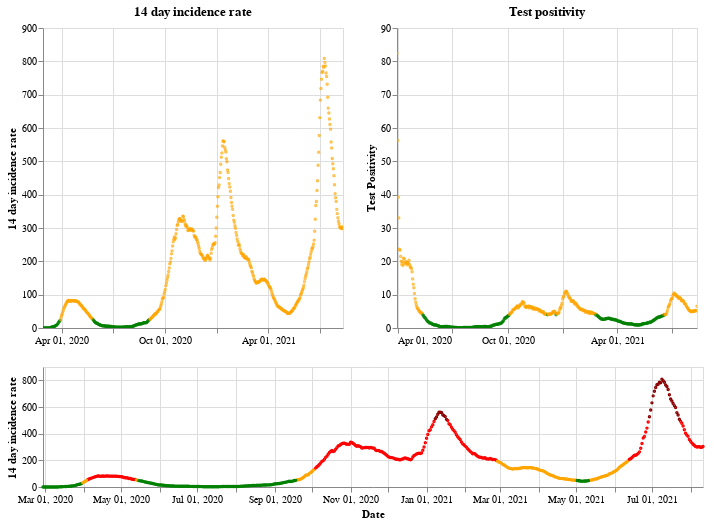

The notebook cell saved with this chart:
### Markdown cell above
## Scotland

### Code cell
plot_traffic_light('Scotland')

### Figure 1 — Vega-Lite specification as saved in the notebook (floating-point values rounded to 4 significant figures; data arrays with more than 128 entries replaced by an {"elided": "..."} marker saying what was removed)
{"config": {"view": {"continuousWidth": 400, "continuousHeight": 300}}, "vconcat": [{"hconcat": [{"mark": {"type": "point", "size": 2}, "encoding": {"color": {"condition": {"value": "green", "test": "(datum.twoWeeklyCasesRate <= 25)"}, "value": "orange"}, "tooltip": [{"type": "nominal", "field": "areaName"}, {"type": "temporal", "field": "date"}, {"type": "quantitative", "field": "twoWeeklyCasesRate"}, {"type": "quantitative", "field": "testPositivity"}], "x": {"type": "temporal", "axis": {"title": ""}, "field": "date", "scale": {"domain": {"selection": "DateBrush"}}, "timeUnit": "yearmonthdate"}, "y": {"type": "quantitative", "axis": {"title": "14 day incidence rate"}, "field": "twoWeeklyCasesRate"}}, "title": "14 day incidence rate", "width": 300}, {"mark": {"type": "point", "size": 2}, "encoding": {"color": {"condition": {"value": "green", "test": "(datum.testPositivity <= 4)"}, "value": "orange"}, "tooltip": [{"type": "nominal", "field": "areaName"}, {"type": "temporal", "field": "date"}, {"type": "quantitative", "field": "twoWeeklyCasesRate"}, {"type": "quantitative", "field": "testPositivity"}], "x": {"type": "temporal", "axis": {"title": ""}, "field": "date", "scale": {"domain": {"selection": "DateBrush"}}, "timeUnit": "yearmonthdate"}, "y": {"type": "quantitative", "axis": {"title": "Test Positivity"}, "field": "testPositivity"}}, "title": "Test positivity", "width": 300}]}, {"layer": [{"mark": {"type": "point", "size": 2}, "encoding": {"color": {"condition": {"value": "orange", "test": "(((datum.testPositivity < 4) && (datum.twoWeeklyCasesRate >= 50)) && (datum.twoWeeklyCasesRate < 200))"}, "value": "red"}, "opacity": {"condition": {"value": 1, "test": "((datum.twoWeeklyCasesRate >= 50) && (datum.twoWeeklyCasesRate < 500))"}, "value": 0}, "tooltip": [{"type": "nominal", "field": "areaName"}, {"type": "temporal", "field": "date"}, {"type": "quantitative", "field": "twoWeeklyCasesRate"}, {"type": "quantitative", "field": "testPositivity"}], "x": {"type": "temporal", "axis": {"title": "Date"}, "field": "date", "timeUnit": "yearmonthdate"}, "y": {"type": "quantitative", "axis": {"title": "14 day incidence rate"}, "field": "twoWeeklyCasesRate"}}, "selection": {"DateBrush": {"type": "interval", "encodings": ["x"], "fields": ["Time"]}}}, {"mark": {"type": "point", "size": 2}, "encoding": {"color": {"value": "darkred"}, "opacity": {"condition": {"value": 1, "test": "(datum.twoWeeklyCasesRate >= 500)"}, "value": 0}, "tooltip": [{"type": "nominal", "field": "areaName"}, {"type": "temporal", "field": "date"}, {"type": "quantitative", "field": "twoWeeklyCasesRate"}, {"type": "quantitative", "field": "testPositivity"}], "x": {"type": "temporal", "axis": {"title": "Date"}, "field": "date", "timeUnit": "yearmonthdate"}, "y": {"type": "quantitative", "axis": {"title": "14 day incidence rate"}, "field": "twoWeeklyCasesRate"}}}, {"mark": {"type": "point", "size": 2}, "encoding": {"color": {"condition": {"value": "green", "test": "((datum.testPositivity < 4) && (datum.twoWeeklyCasesRate < 50))"}, "value": "orange"}, "opacity": {"condition": {"value": 1, "test": "(datum.twoWeeklyCasesRate < 50)"}, "value": 0}, "tooltip": [{"type": "nominal", "field": "areaName"}, {"type": "temporal", "field": "date"}, {"type": "quantitative", "field": "twoWeeklyCasesRate"}, {"type": "quantitative", "field": "testPositivity"}], "x": {"type": "temporal", "axis": {"title": "Date"}, "field": "date", "timeUnit": "yearmonthdate"}, "y": {"type": "quantitative", "axis": {"title": "14 day incidence rate"}, "field": "twoWeeklyCasesRate"}}}], "height": 120, "width": 660}], "data": {"name": "data-37f37270bc66276b84d2d9c6777f5651"}, "$schema": "https://vega.github.io/schema/vega-lite/v4.8.1.json", "datasets": {"data-37f37270bc66276b84d2d9c6777f5651": {"elided": "531 records"}}}
